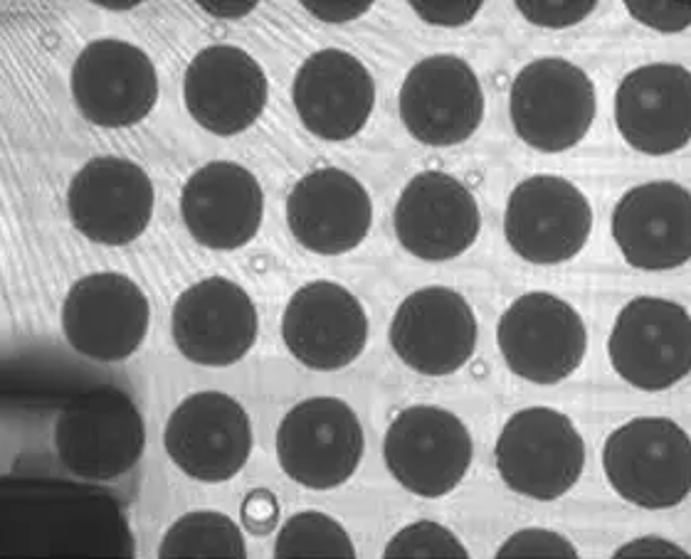
#> input picture 산업컴퓨터비전실제/turm 과제/image.png, 691 x 559 px
$ python term-2.py
#> lines starting #> are read from the running program, lines starting #| are printed output that depends on the picture
# -*- coding: utf-8 -*-
"""
Spyder Editor

This is a temporary script file.
"""

import keyboard
import matplotlib.pyplot as plt
import numpy as np
from matplotlib.patches import Circle

# Get an example image
import matplotlib.cbook as cbook
image_file = cbook.get_sample_data('c:/image.png')
img = plt.imread(image_file)
#> img is the input picture: shape (559, 691, 4) float32; mean R, G, B, A 0.562, 0.562, 0.562, 1

# Make some example data
x = [100, 200, 300] #np.random.rand(5)*img.shape[1]
y = [100, 200, 300] #np.random.rand(5)*img.shape[0]

# Create a figure. Equal aspect so circles look circular
fig,ax = plt.subplots(1)
ax.set_aspect('equal')

# Show the image
ax.imshow(img)

# Now, loop through coord arrays, and create a circle at each x,y pair
for xx,yy in zip(x,y):
    circ = Circle((xx,yy),50)
    ax.add_patch(circ)

# Show the image
plt.show()
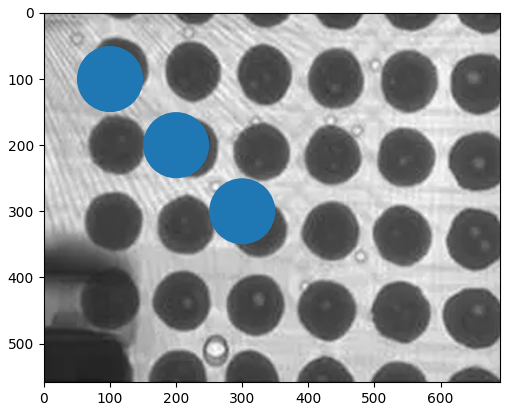
#> figure drawn by matplotlib, 1 panel

print('test !!!')

#cv2.destroyAllWindows()
